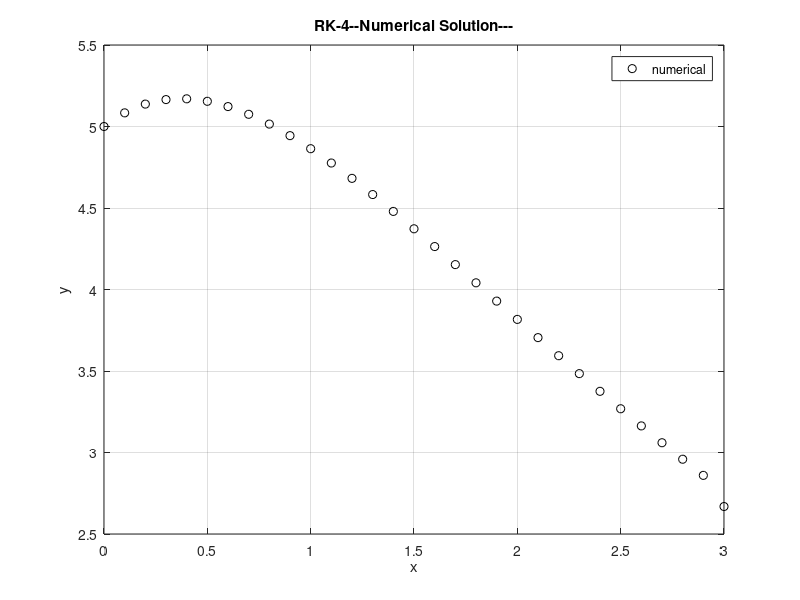

Reproduce this figure in MATLAB.
% Runge-Kutta 4th order with MATLAB
% It calculates an ODE using Runge-Kutta 4th order method
% Equation to solve: Y'=3*exp(-t)-0.4*Y; Y(0)=5; t=[0,3];
% Author Ido Schwartz, modified by Marco Arocha

clc
clear all
close all

% instruction to write results on external file
fid=fopen('RKout.m','w');

h=0.1; a=0; b=3; % h is the step size, t=[a,b] t-range
t = a:h:b; % Computes t-array up to t=3
y = zeros(1,numel(t)); % Memory preallocation

y(1) = 5; % initial condition; in MATLAB indices start at 1

Fyt = @(t,y) 3.*exp(-t)-0.4*y; % change the function as you desire
                                % the function is the expression after (t,y)
                                
% table title
fprintf(fid,'%7s %7s %7s %7s %7s %7s %7s \n','i','t(i)','k1','k2','k3', 'k4','y(i)');


for ii=1:1:numel(t)
    k1 = Fyt(t(ii),y(ii));
    k2 = Fyt(t(ii)+0.5*h,y(ii)+0.5*h*k1);
    k3 = Fyt((t(ii)+0.5*h),(y(ii)+0.5*h*k2));
    k4 = Fyt((t(ii)+h),(y(ii)+h*k3));
    y(ii+1) = y(ii) + (h/6)*(k1+2*k2+2*k3+k4); % main equation
    % table data
    fprintf(fid,'%7d %7.2f %7.3f %7.3f',ii, t(ii), k1, k2);
    fprintf(fid,' %7.3f %7.3f %7.3f \n', k3, k4, y(ii));
end

y(numel(t))=[ ]; % erase the last computation of y(n+1)


% Solution PLOT:
plot(t,y,' ok')
title('RK-4--Numerical Solution---');
ylabel('y'); xlabel('x'); legend('numerical');
grid on

fclose(fid);



